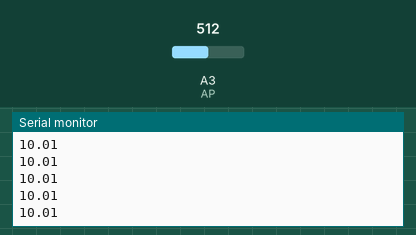
Simulated run of this sketch. Board: Arduino Uno, built with avr-gcc and run on an emulated ATmega328P. Shown: the last lines printed to the serial monitor. Inputs (shaded band) come from the test bench; at power-on: A3 (AP) = 512.

Above: at 1.2 s.
1.3 s: A3 (AP) set to 716
At 2.2 s:
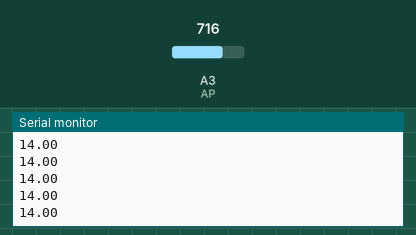
2.8 s: A3 (AP) set to 900
At 3.6 s:
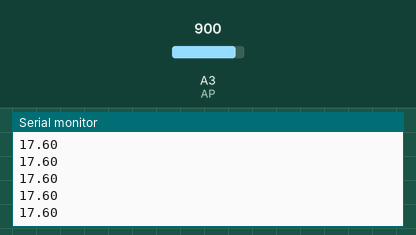
Timing chart, 0 to 5.8 s (numbered marks = the images above; inputs shaded):
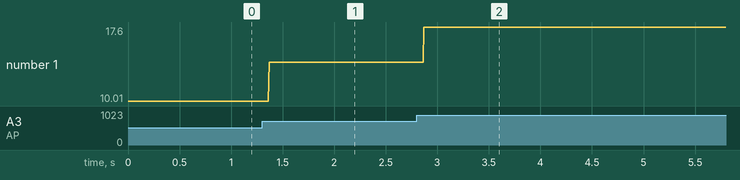

Measured:
- after the input at 1.3 s, the serial monitor: prints a new line after 0.07 s (image 1)
- after the input at 2.8 s, the serial monitor: prints a new line after 0.07 s (image 2)
- plotted number 1: 10.01 → 14 after the input at 1.3 s, 14 → 17.6 after the input at 2.8 s

The sketch:

code.ino
```cpp
//Allows for voltages higher than 5 V to be read.
//Utilizes a two-resistor voltage divider.
//Higher voltages leads to lower resolution or read.
//0-5V Resolution: 0.0048828125 V
//0-10V Resulotion: 0.009765625 V

int AP = 3;// The analog input pin number.
int R1 = 10000;//First resistor, on the side of the voltage to be measured.
int R2 = 3300;//Second resistor, on the ground side.

double CV;//The constant to infer the measured voltage.
int AR;// variable to store the analog value read.
double VV;//The inferred Voltage (what will be read).

void setup()
{
  CV=(R1+R2)/R2*5.0/1023.0;
  Serial.begin(9600);//Setup serial.
}

void loop()
{
  AR = analogRead(AP);//Read the input pin
  VV = getVoltage(AR);//Calculate the Voltage.
  Serial.println(VV);
}

double getVoltage(int AR){
  //AR: analogRead value.
  //CV: constant determined from voltage divider resistor values.
  return AR*CV;
}
```
